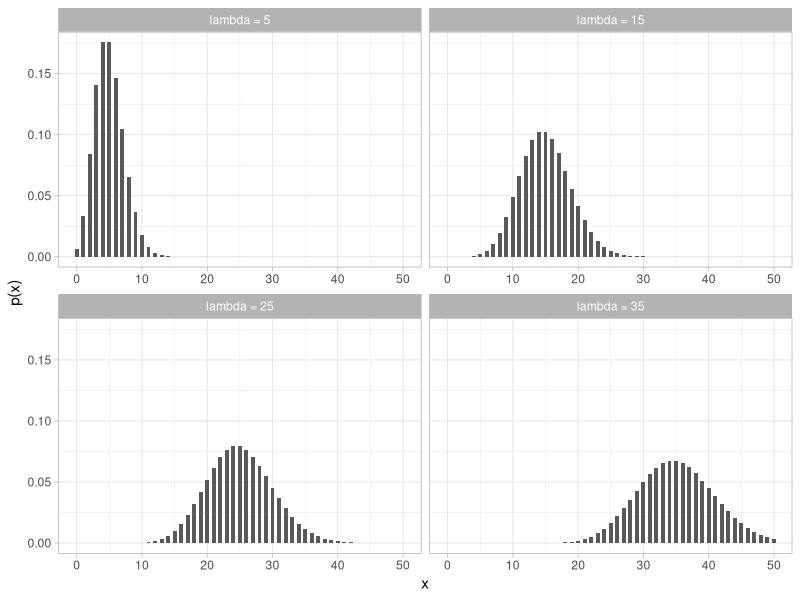
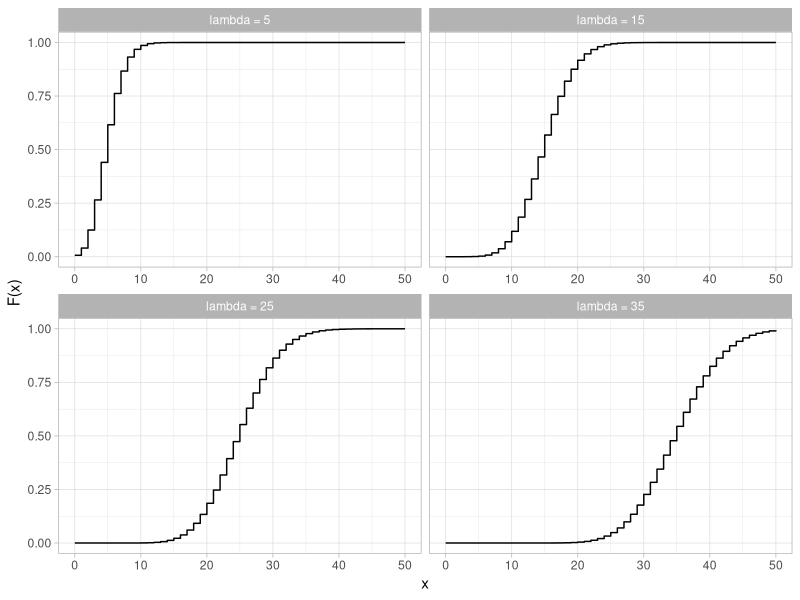
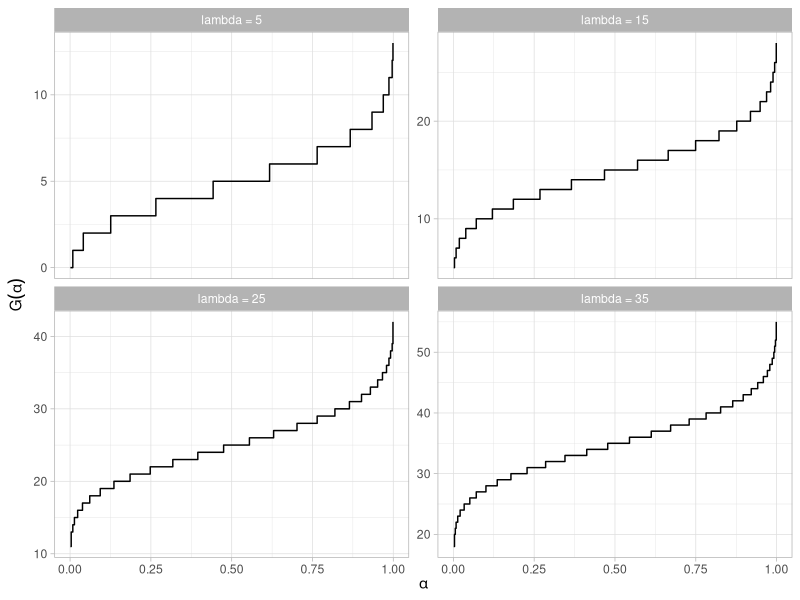

Write the R code that produced these figures, in order.
## ---- chunk 1
#| code-fold: true
#| label: fig-poisson-dist-pmf
#| fig-cap: "Poisson probability mass function for four values of lambda"
#| message: false
library(tidyverse)

lambdas <- c(5, 15, 25, 35)

crossing(x = 0:50, lambda = lambdas) |>
  mutate(
    y = dpois(x, lambda = lambda),
    lambda_label = paste("lambda =", lambda),
    lambda_label = fct_reorder(lambda_label, lambda)
  ) |>
  ggplot(aes(x, y)) +
  geom_col(width = 0.6) +
  facet_wrap(~lambda_label, scales = "free_x") +
  labs(x = "x", y = "p(x)") +
  theme_light()
## ---- chunk 2
#| code-fold: true
#| label: fig-poisson-dist-cdf
#| fig-cap: "Poisson cumulative distribution function for four values of lambda"
crossing(x = 0:50, lambda = lambdas) |>
  mutate(
    y = ppois(x, lambda = lambda),
    lambda_label = paste("lambda =", lambda),
    lambda_label = fct_reorder(lambda_label, lambda)
  ) |>
  ggplot(aes(x, y)) +
  geom_step() +
  facet_wrap(~lambda_label, scales = "free_x") +
  labs(x = "x", y = "F(x)") +
  theme_light()
## ---- chunk 3
#| code-fold: true
#| label: fig-poisson-dist-ppf
#| fig-cap: "Poisson percent point function for four values of lambda"
crossing(alpha = seq(0.001, 0.999, length.out = 401), lambda = lambdas) |>
  mutate(
    x = qpois(alpha, lambda = lambda),
    lambda_label = paste("lambda =", lambda),
    lambda_label = fct_reorder(lambda_label, lambda)
  ) |>
  ggplot(aes(alpha, x)) +
  geom_step() +
  facet_wrap(~lambda_label, scales = "free_y") +
  labs(x = expression(alpha), y = expression(G(alpha))) +
  theme_light()
